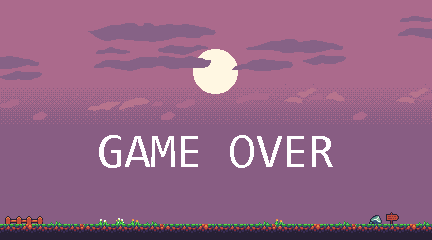

Rendered tile map (Tiled .tmx) drawn with the repository's tilesets; below, a short description and the map source with its tile grids summarised:
An orthogonal 27x15 tile map with 16x16 px tiles, 3 tile layers (background, text, details), 3 tilesets.

<map version="1.4" tiledversion="1.4.2" orientation="orthogonal" renderorder="right-down" width="27" height="15" tilewidth="16" tileheight="16" infinite="0" nextlayerid="4" nextobjectid="1">
 <tileset firstgid="1" name="background" tilewidth="16" tileheight="16" tilecount="170" columns="17">
  <image source="background.png" width="272" height="160" />
 </tileset>
 <tileset firstgid="171" name="tileset" tilewidth="16" tileheight="16" tilecount="136" columns="17">
  <image source="tileset.png" width="272" height="128" />
 </tileset>
 <tileset firstgid="307" name="you_lose" tilewidth="16" tileheight="16" tilecount="45" columns="15">
  <image source="game_over.png" width="240" height="48" />
 </tileset>
 <layer id="1" name="background" width="27" height="15">
  <properties>
   <property name="parallax" type="int" value="0" />
   <property name="visible" type="int" value="1" />
  </properties>
  <data>[405 cells, 405 non-empty, 159 distinct tile ids]</data>
 </layer>
 <layer id="3" name="text" width="27" height="15">
  <properties>
   <property name="parallax" type="int" value="0" />
   <property name="visible" type="int" value="1" />
  </properties>
  <data>[405 cells, 45 non-empty, 45 distinct tile ids]</data>
 </layer>
 <layer id="2" name="details" width="27" height="15">
  <properties>
   <property name="parallax" type="int" value="0" />
   <property name="visible" type="int" value="1" />
  </properties>
  <data>[405 cells, 97 non-empty, 13 distinct tile ids]</data>
 </layer>
</map>
